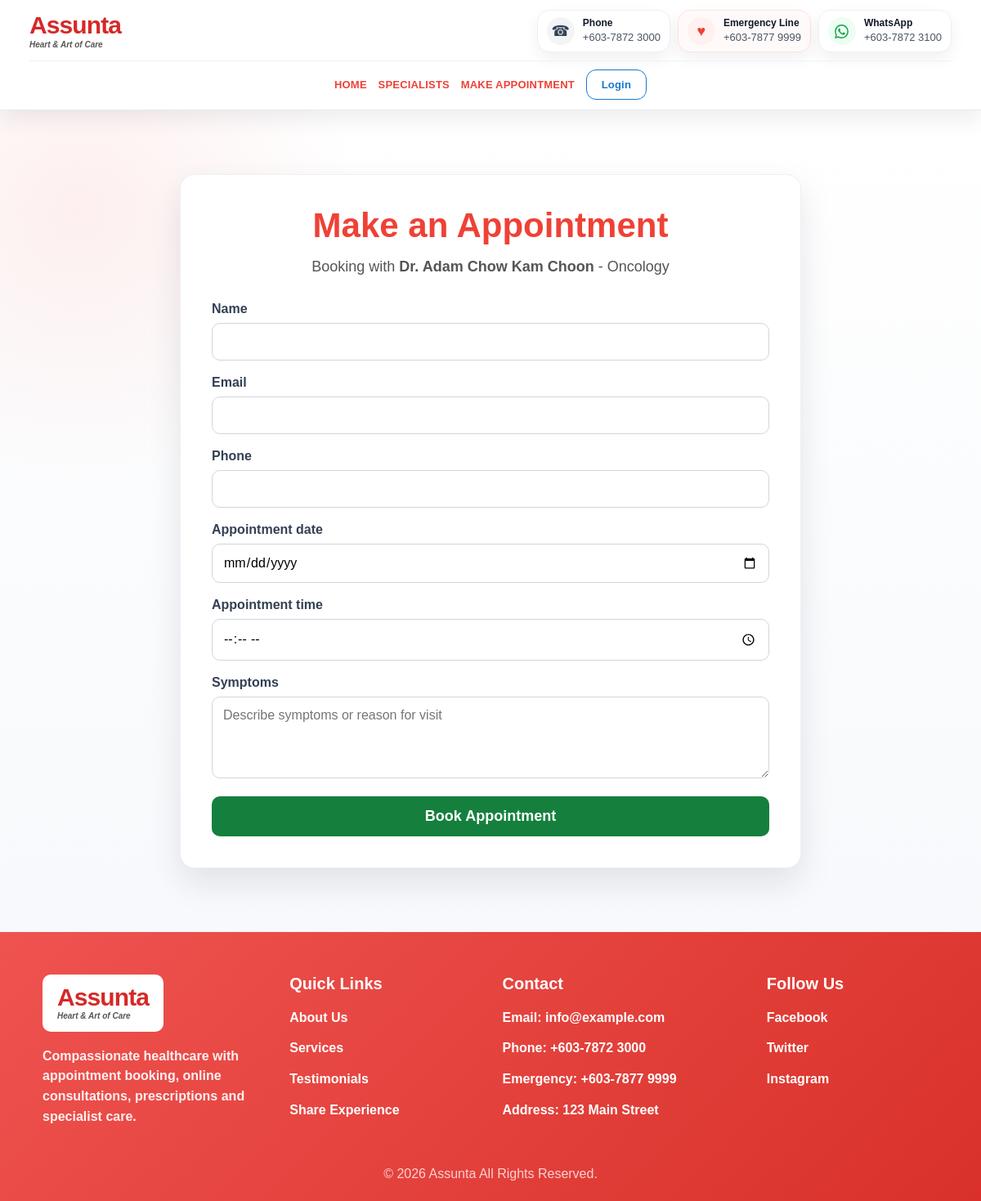
The app's page /appointment/1/ with its own data.
### hospital/models.py (models this page shows, shortened)
class TimeStampedModel(models.Model):
    created_at = models.DateTimeField(auto_now_add=True)
    updated_at = models.DateTimeField(auto_now=True)
    class Meta:
        abstract = True

class SiteSetting(TimeStampedModel):
    site_name = models.CharField(max_length=120, default='Assunta Hospital')
    logo = models.ImageField(upload_to='site/', blank=True, null=True)
    general_line = models.CharField(max_length=50, default='+603-7872 3000')
    emergency_line = models.CharField(max_length=50, default='+603-7877 9999')
    whatsapp = models.CharField(max_length=50, default='+603-7872 3100')
    email = models.EmailField(default='info@example.com')
    address = models.CharField(max_length=255, default='123 Main Street')
    facebook = models.URLField(blank=True)
    twitter = models.URLField(blank=True)
    instagram = models.URLField(blank=True)
    footer_text = models.CharField(max_length=255, default='© 2026 Company Name. All Rights Reserved.')

class Doctor(TimeStampedModel):
    name = models.CharField(max_length=120)
    slug = models.SlugField(max_length=150, unique=True, blank=True)
    speciality = models.ForeignKey(Speciality, on_delete=models.SET_NULL, null=True, related_name='doctors')
    degree = models.CharField(max_length=255, help_text='Example: MBBS, FRCP')
    designation = models.CharField(max_length=120, blank=True, help_text='Example: Consultant Cardiologist')
    profile_image = models.ImageField(upload_to='doctors/', blank=True, null=True)
    phone = models.CharField(max_length=50, blank=True)
    email = models.EmailField(blank=True)
    room_no = models.CharField(max_length=40, blank=True)
    bio = models.TextField(blank=True)
    earliest_appointment = models.CharField(max_length=100, blank=True, help_text='Example: Feb 22, 2:30PM')
    consultation_fee = models.DecimalField(max_digits=8, decimal_places=2, default=0)
    is_available = models.BooleanField(default=True)
    is_featured = models.BooleanField(default=False)
    class Meta:
        ordering = ['name']

class Speciality(TimeStampedModel):
    name = models.CharField(max_length=100, unique=True)
    icon = models.ImageField(
        upload_to='specialities/',
        blank=True,
        null=True,
        help_text='Upload speciality icon only, for example brain, heart, liver icon. Do not upload doctor photo here.'
    )
    icon_emoji = models.CharField(max_length=20, blank=True, default='✚', help_text='Fallback icon if no image is uploaded.')
    description = models.TextField(blank=True)
    show_on_home = models.BooleanField(default=True, help_text='Show this speciality in Key Specialities on the home page.')
    is_active = models.BooleanField(default=True)
    order = models.PositiveIntegerField(default=0)
    class Meta:
        verbose_name_plural = 'Specialities'
        ordering = ['order', 'name']

### hospital/views.py (the view)
# urls.py: path('appointment/', views.make_appointment, name='appointment'),
def make_appointment(request, doctor_id=None):
    doctor = None
    if doctor_id:
        doctor = get_object_or_404(Doctor, id=doctor_id, is_available=True)
    initial = {}
    if request.user.is_authenticated:
        initial = {
            'name': request.user.get_full_name() or request.user.username,
            'email': request.user.email,
        }
    if request.method == 'POST':
        form = AppointmentForm(request.POST)
        if form.is_valid():
            appointment = form.save(commit=False)
            appointment.doctor = doctor
            if request.user.is_authenticated:
                appointment.user = request.user
            appointment.save()
            messages.success(request, 'Your appointment request has been submitted successfully.')
            return redirect('my_appointments' if request.user.is_authenticated else 'home')
    else:
        form = AppointmentForm(initial=initial)
    return render(request, 'hospital/appointment.html', {'form': form, 'doctor': doctor})

### hospital/forms.py (shortened to what this page needs)
class AppointmentForm(forms.ModelForm):
    class Meta:
        model = Appointment
        fields = ['name', 'email', 'phone', 'appointment_date', 'appointment_time', 'symptoms']
        widgets = {
            'appointment_date': forms.DateInput(attrs={'type': 'date'}),
            'appointment_time': forms.TimeInput(attrs={'type': 'time'}),
            'symptoms': forms.Textarea(attrs={'rows': 4, 'placeholder': 'Describe symptoms or reason for visit'}),
        }

### hospital/context_processors.py (called while the page is built)
def site_info(request):
    try:
        setting = SiteSetting.objects.order_by('-created_at').first()
    except Exception:
        setting = None
    return {'site_setting': setting}

### hospital/templates/hospital/appointment.html (shortened to what this page needs)
{% extends 'hospital/base.html' %}
{% load static %}
{% block extra_css %}<link rel="stylesheet" href="{% static 'hospital/css/form.css' %}">{% endblock %}
{% block content %}
<section class="form-section">
    <div class="form-card wide">
        <h1>Make an Appointment</h1>
        {% if doctor %}<p class="subtitle">Booking with <strong>{{ doctor.name }}</strong> - {{ doctor.speciality.name }}</p>{% else %}<p class="subtitle">Fill in the details below to book an appointment with our specialists.</p>{% endif %}
        <form method="post" novalidate>
            {% for field in form %}
            <div class="field-group">
                <label for="{{ field.id_for_label }}">{{ field.label }}</label>
                {{ field }}
            </div>
            {% endfor %}
            <button type="submit" class="green-btn">Book Appointment</button>
        </form>
    </div>
</section>
{% endblock %}

### hospital/templates/hospital/base.html (shortened to what this page needs)
{% load static %}
<!DOCTYPE html>
<html lang="en">
<head>
    <link rel="stylesheet" href="{% static 'hospital/css/base.css' %}?v=2026062305">
    {% block extra_css %}{% endblock %}
</head>
<body>
<header class="site-header">
    <div class="header-shell">
        <div class="brand-contact-row">
            <a href="{% url 'home' %}" class="logo-box" aria-label="Go to home page">
                {% if site_setting and site_setting.logo %}
                    <img src="{{ site_setting.logo.url }}" alt="{{ site_setting.site_name }}">
                {% else %}
                    <span class="logo-text">Assunta<span>Heart & Art of Care</span></span>
                {% endif %}
            </a>
            <div class="navbar-contact" aria-label="Hospital contact details">
                <a class="contact-chip" href="tel:{% if site_setting %}{{ site_setting.general_line }}{% else %}+60378723000{% endif %}">
                    <span class="contact-icon phone">☎</span>
                    <span><strong>Phone</strong><em>{% if site_setting %}{{ site_setting.general_line }}{% else %}+603-7872 3000{% endif %}</em></span>
                </a>
                <a class="contact-chip emergency" href="tel:{% if site_setting %}{{ site_setting.emergency_line }}{% else %}+60378779999{% endif %}">
                    <span class="contact-icon heart">♥</span>
                    <span><strong>Emergency Line</strong><em>{% if site_setting %}{{ site_setting.emergency_line }}{% else %}+603-7877 9999{% endif %}</em></span>
                </a>
                <a class="contact-chip whatsapp-chip" href="https://wa.me/{% if site_setting %}{{ site_setting.whatsapp|cut:'+'|cut:'-'|cut:' ' }}{% else %}60378723100{% endif %}" target="_blank" rel="noopener">
                    <span class="contact-icon whatsapp" aria-hidden="true">
                    </span>
                    <span><strong>WhatsApp</strong><em>{% if site_setting %}{{ site_setting.whatsapp }}{% else %}+603-7872 3100{% endif %}</em></span>
                </a>
            </div>
        </div>
        <nav class="main-nav" data-main-nav>
            <a href="{% url 'home' %}">Home</a>
            <a href="{% url 'specialists' %}">Specialists</a>
            <a href="{% url 'appointment' %}">Make Appointment</a>
            {% if user.is_authenticated %}
                <a href="{% url 'prescriptions' %}">Prescriptions</a>
                <a href="{% url 'my_appointments' %}">My Appointments</a>
                <a class="login-btn" href="{% url 'logout' %}">Logout</a>
            {% else %}
                <a class="login-btn" href="{% url 'login' %}">Login</a>
            {% endif %}
        </nav>
    </div>
</header>
<main>
    {% block content %}{% endblock %}
</main>
<footer class="site-footer">
    <div class="footer-grid">
        <div>
            <div class="footer-logo">
                {% if site_setting and site_setting.logo %}
                    <img src="{{ site_setting.logo.url }}" alt="logo">
                {% else %}
                    <span class="logo-text white">Assunta<span>Heart & Art of Care</span></span>
                {% endif %}
            </div>
            <p class="footer-about">Compassionate healthcare with appointment booking, online consultations, prescriptions and specialist care.</p>
        </div>
        <div>
            <h3>Quick Links</h3>
            <a href="{% url 'home' %}">About Us</a>
            <a href="{% url 'specialists' %}">Services</a>
            <a href="{% url 'home' %}#testimonials">Testimonials</a>
            <a href="{% url 'home' %}#testimonials">Share Experience</a>
        </div>
        <div>
            <h3>Contact</h3>
            <p>Email: {% if site_setting %}{{ site_setting.email }}{% else %}info@example.com{% endif %}</p>
            <p>Phone: {% if site_setting %}{{ site_setting.general_line }}{% else %}+603-7872 3000{% endif %}</p>
            <p>Emergency: {% if site_setting %}{{ site_setting.emergency_line }}{% else %}+603-7877 9999{% endif %}</p>
            <p>Address: {% if site_setting %}{{ site_setting.address }}{% else %}123 Main Street{% endif %}</p>
        </div>
        <div>
            <h3>Follow Us</h3>
            <a href="{% if site_setting and site_setting.facebook %}{{ site_setting.facebook }}{% else %}#{% endif %}">Facebook</a>
            <a href="{% if site_setting and site_setting.twitter %}{{ site_setting.twitter }}{% else %}#{% endif %}">Twitter</a>
            <a href="{% if site_setting and site_setting.instagram %}{{ site_setting.instagram }}{% else %}#{% endif %}">Instagram</a>
        </div>
    </div>
    <p class="copyright">{% if site_setting %}{{ site_setting.footer_text }}{% else %}© 2026 Assunta. All Rights Reserved.{% endif %}</p>
</footer>
</body>
</html>

### hospital/static/hospital/css/form.css (style rules this page uses)
.form-section { padding: 78px 20px; display: flex; justify-content: center; background: radial-gradient(circle at 8% 12%, rgba(239, 65, 54, .08), transparent 24%), linear-gradient(180deg, #fff, #f7f9fc); }
.form-card { background: #fff; border: 1px solid #edf0f5; border-radius: 18px; box-shadow: 0 18px 42px rgba(15, 23, 42, .10); padding: 38px; max-width: 580px; width: 100%; }
.form-card.wide { max-width: 760px; }
.form-card h1 { text-align: center; font-size: clamp(30px, 4vw, 42px); margin: 0 0 12px; color: #ef4136; }
.subtitle { text-align: center; font-size: 18px; color: #555; margin: 0 0 28px; line-height: 1.6; }
.green-btn { width: 100%; font-size: 18px; padding: 14px; border-radius: 10px; }

### records on screen
SiteSetting: general_line "+603-7872 3000", emergency_line "+603-7877 9999", whatsapp "+603-7872 3100", email "info@example.com", address "123 Main Street", footer_text "© 2026 Assunta All Rights Reserved."
Doctor: name "Dr. Adam Chow Kam Choon", speciality.name "Oncology"

### other values on screen
{{ field.label }} "Name" "Email" "Phone" "Appointment date" "Appointment time" "Symptoms"
